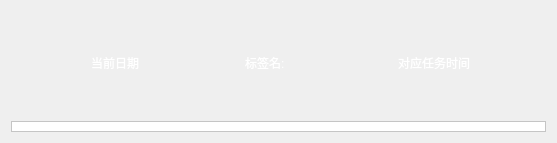
<?xml version="1.0" encoding="UTF-8"?>
<ui version="4.0">
 <class>DockLabelControl</class>
 <widget class="QWidget" name="DockLabelControl">
  <property name="geometry">
   <rect>
    <x>0</x>
    <y>0</y>
    <width>557</width>
    <height>143</height>
   </rect>
  </property>
  <property name="windowTitle">
   <string>Form</string>
  </property>
  <property name="styleSheet">
   <string notr="true">color:white</string>
  </property>
  <layout class="QVBoxLayout" name="verticalLayout" stretch="9,1">
   <item>
    <layout class="QHBoxLayout" name="horizontalLayout" stretch="1,2,2,2">
     <item>
      <widget class="QLabel" name="label">
       <property name="styleSheet">
        <string notr="true">border-image:url(:/Photo/app.ico)</string>
       </property>
       <property name="text">
        <string/>
       </property>
      </widget>
     </item>
     <item>
      <widget class="QLabel" name="CurrentTime">
       <property name="text">
        <string>当前日期</string>
       </property>
      </widget>
     </item>
     <item>
      <widget class="QLabel" name="LabelName">
       <property name="text">
        <string>标签名:</string>
       </property>
      </widget>
     </item>
     <item>
      <widget class="QLabel" name="Time">
       <property name="text">
        <string>对应任务时间</string>
       </property>
      </widget>
     </item>
    </layout>
   </item>
   <item>
    <widget class="QFrame" name="frameLine">
     <property name="styleSheet">
      <string notr="true">background-color:white</string>
     </property>
     <property name="frameShape">
      <enum>QFrame::StyledPanel</enum>
     </property>
     <property name="frameShadow">
      <enum>QFrame::Raised</enum>
     </property>
    </widget>
   </item>
  </layout>
 </widget>
 <resources/>
 <connections/>
</ui>
